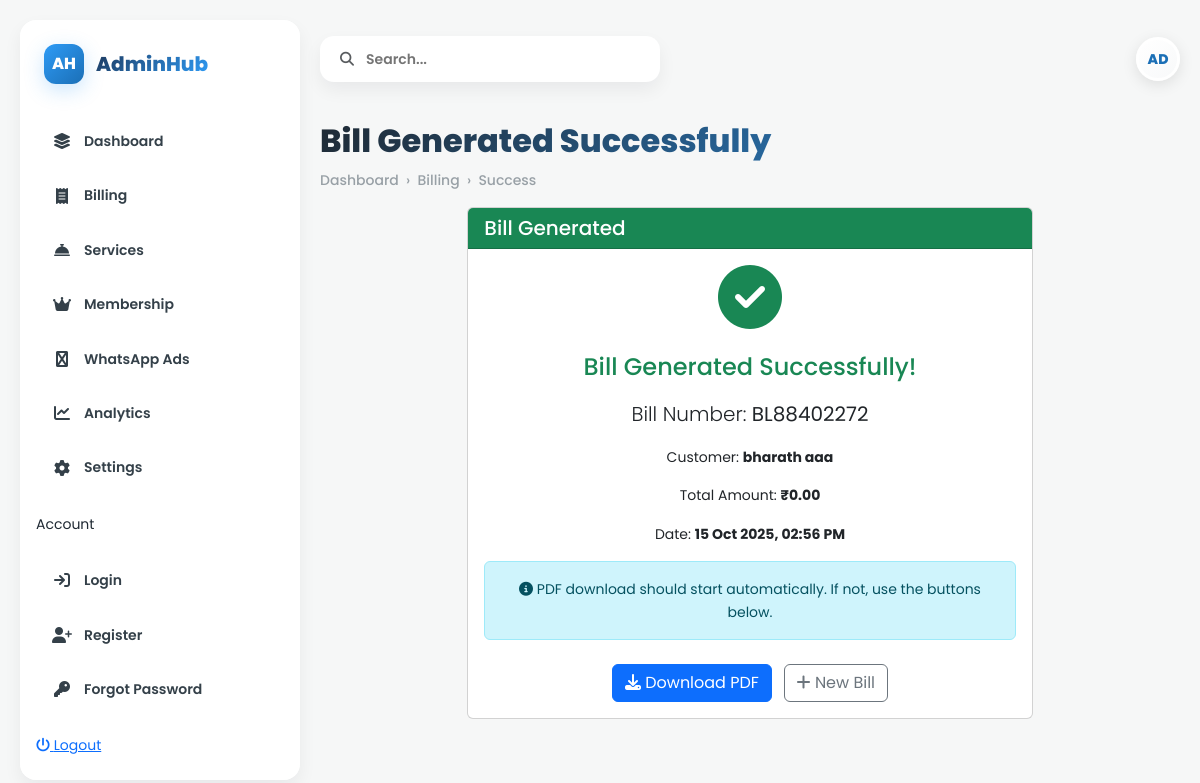
/billing/bill-success/1/ (signed in), run on the app's committed database.
### accounts/models.py (models this page shows, shortened)
class CustomUser(AbstractUser):
    phone = models.CharField(max_length=15, blank=True)
    groups = models.ManyToManyField(
        'auth.Group',
        verbose_name='groups',
        blank=True,
        help_text='The groups this user belongs to.',
        related_name='customuser_set',
        related_query_name='user',
    )
    user_permissions = models.ManyToManyField(
        'auth.Permission',
        verbose_name='user permissions',
        blank=True,
        help_text='Specific permissions for this user.',
        related_name='customuser_set',
        related_query_name='user',
    )

### billing/models.py (models this page shows, shortened)
class Bill(models.Model):
    bill_number = models.CharField(max_length=20, unique=True)
    customer = models.ForeignKey(Customer, on_delete=models.CASCADE)
    services = models.ManyToManyField('services.Service', through='BillService')
    subtotal = models.DecimalField(max_digits=10, decimal_places=2, default=0)
    tax_amount = models.DecimalField(max_digits=10, decimal_places=2, default=0)
    discount = models.DecimalField(max_digits=10, decimal_places=2, default=0)
    total_amount = models.DecimalField(max_digits=10, decimal_places=2, default=0)
    created_at = models.DateTimeField(auto_now_add=True)
    created_by = models.ForeignKey(User, on_delete=models.CASCADE)
    class Meta:
        ordering = ['-created_at']

class Customer(models.Model):
    name = models.CharField(max_length=100)
    email = models.EmailField(blank=True)
    mobile = models.CharField(max_length=15)
    address = models.TextField(blank=True)
    created_at = models.DateTimeField(auto_now_add=True)
    updated_at = models.DateTimeField(auto_now=True)
    class Meta:
        ordering = ['-created_at']

### billing/views.py (the view)
# urls.py: path('bill-success/<int:bill_id>/', views.bill_success, name='bill_success'),
@login_required
def bill_success(request, bill_id):
    print(f"=== BILL SUCCESS PAGE CALLED ===")  # Debug
    print(f"Bill ID: {bill_id}")  # Debug
    bill = get_object_or_404(Bill, id=bill_id)
    print(f"Bill found: {bill.bill_number}")  # Debug
    return render(request, 'billing/bill_success.html', {'bill': bill})

### templates/billing/bill_success.html (shortened to what this page needs)
{% extends 'base.html' %}
{% block content %}
<div class="container-fluid app">
    <aside class="sidebar">
        <div class="brand">
            <div class="logo-circle">AH</div>
            <h4>AdminHub</h4>
        </div>
        <ul class="nav-list">
            <li><a href="{% url 'dashboard' %}" class="nav-link-compact"><i class="fa fa-layer-group"></i> Dashboard</a></li>
            <li><a href="{% url 'billing:billing' %}" class="nav-link-compact"><i class="fa fa-receipt"></i> Billing</a></li>
            <li><a href="{% url 'services:service_list' %}" class="nav-link-compact"><i class="fa fa-concierge-bell"></i> Services</a></li>
            <li><a href="{% url 'membership_list' %}" class="nav-link-compact"><i class="fa fa-crown"></i> Membership</a></li>
            <li><a href="" class="nav-link-compact"><i class="fa fa-whatsapp"></i> WhatsApp Ads</a></li>
            <li><a href="#" class="nav-link-compact"><i class="fa fa-chart-line"></i> Analytics</a></li>
            <li><a href="#" class="nav-link-compact"><i class="fa fa-cog"></i> Settings</a></li>
        </ul>
        <span class="small-muted">Account</span>
        <ul class="nav-list">
            <li><a href="{% url 'login' %}" class="nav-link-compact"><i class="fa fa-sign-in"></i> Login</a></li>
            <li><a href="{% url 'register' %}" class="nav-link-compact"><i class="fa fa-user-plus"></i> Register</a></li>
            <li><a href="{% url 'forgot_password' %}" class="nav-link-compact"><i class="fa fa-key"></i> Forgot Password</a></li>
        </ul>
        <a href="{% url 'logout' %}" class="logout" id="logoutBtn"><i class="fa fa-power-off"></i> Logout</a>
    </aside>
    <main class="panel">
        <header class="topbar">
            <div class="d-flex align-items-center gap-2 flex-wrap">
                <div class="searchbox">
                    <i class="fa fa-search text-muted"></i>
                    <input type="text" placeholder="Search..." />
                </div>
            </div>
            <div class="d-flex align-items-center gap-3 flex-wrap">
                <div class="avatar">{{ user.username|slice:":2"|upper }}</div>
            </div>
        </header>
        <section class="content-section">
            <div class="dashboard-title">
                <h1>Bill Generated Successfully</h1>
                <div class="breadcrumb">Dashboard &nbsp;›&nbsp; Billing &nbsp;›&nbsp; Success</div>
            </div>
            <div class="row justify-content-center">
                <div class="col-md-8">
                    <div class="card">
                        <div class="card-header bg-success text-white">
                            <h5 class="mb-0">Bill Generated</h5>
                        </div>
                        <div class="card-body text-center">
                            <div class="mb-4">
                                <i class="fa fa-check-circle text-success" style="font-size: 4rem;"></i>
                            </div>
                            <h4 class="text-success mb-3">Bill Generated Successfully!</h4>
                            <p class="lead">Bill Number: <strong>{{ bill.bill_number }}</strong></p>
                            <p>Customer: <strong>{{ bill.customer.name }}</strong></p>
                            <p>Total Amount: <strong>₹{{ bill.total_amount|floatformat:2 }}</strong></p>
                            <p>Date: <strong>{{ bill.created_at|date:"d M Y, h:i A" }}</strong></p>
                            <div class="alert alert-info mt-3">
                                <i class="fa fa-info-circle"></i>
                                PDF download should start automatically. If not, use the buttons below.
                            </div>
                            <div class="mt-4">
                                <a href="{% url 'billing:download_pdf' bill.id %}" class="btn btn-primary me-2" target="_blank">
                                    <i class="fa fa-download"></i> Download PDF
                                </a>
                                <a href="{% url 'billing:billing' %}" class="btn btn-outline-secondary">
                                    <i class="fa fa-plus"></i> New Bill
                                </a>
                            </div>
                        </div>
                    </div>
                </div>
            </div>
        </section>
    </main>
</div>
{% endblock %}

### static/css/style.css (style rules this page uses)
:root { --bg: #f6f7f7; --panel: #ffffff; --muted: #98a0a6; --accent: #2e9bf6; --soft: #eef2f4; --shadow: 0 8px 18px rgba(18,24,33,0.06); --success: #28a745; --warning: #ffc107; --danger: #dc3545; --border-radius: 16px; --transition: all 0.3s cubic-bezier(0.4, 0, 0.2, 1); }
* { box-sizing: border-box; margin: 0; padding: 0; }
body { font-family: "Poppins", -apple-system, BlinkMacSystemFont, sans-serif; background: var(--bg); color: #1f2933; font-size: 14px; line-height: 1.6; overflow-x: hidden; }
.app { display: flex; min-height: 100vh; gap: 20px; padding: 20px; transition: var(--transition); }
aside.sidebar { width: 280px; background: var(--panel); border-radius: var(--border-radius); padding: 24px 16px; box-shadow: var(--shadow); height: calc(100vh - 40px); position: sticky; top: 20px; overflow-y: auto; transition: var(--transition); backdrop-filter: blur(10px); }
.brand { display: flex; align-items: center; gap: 12px; margin-bottom: 32px; padding: 0 8px; }
.logo-circle { width: 40px; height: 40px; border-radius: 12px; background: linear-gradient(135deg, #2e9bf6, #1b6fb6); color: #fff; display: flex; align-items: center; justify-content: center; font-weight: 800; font-size: 16px; box-shadow: 0 6px 20px rgba(46,155,246,0.25); }
.brand h4 { font-weight: 800; font-size: 20px; background: linear-gradient(135deg, #1e3a5f, #2e9bf6); -webkit-background-clip: text; -webkit-text-fill-color: transparent; margin: 0; }
.nav-list { list-style: none; padding: 0; margin: 20px 0; }
.nav-link-compact { display: flex; align-items: center; gap: 12px; padding: 14px 16px; border-radius: 12px; color: #344049; font-weight: 600; text-decoration: none; transition: var(--transition); margin-bottom: 4px; }
.nav-link-compact i { width: 20px; text-align: center; font-size: 16px; }
main.panel { flex: 1; display: flex; flex-direction: column; min-width: 0; }
header.topbar { display: flex; align-items: center; justify-content: space-between; flex-wrap: wrap; gap: 16px; margin-bottom: 24px; padding: 16px 0; }
.searchbox { display: flex; align-items: center; gap: 12px; background: var(--panel); padding: 12px 20px; border-radius: 14px; box-shadow: var(--shadow); min-width: 280px; flex: 1; max-width: 400px; transition: var(--transition); }
.searchbox input { border: 0; outline: 0; background: transparent; width: 100%; font-weight: 600; font-size: 14px; }
.avatar { width: 44px; height: 44px; border-radius: 50%; background: linear-gradient(135deg, #fff, #f8f9fa); border: 3px solid #fff; box-shadow: 0 4px 15px rgba(0,0,0,0.1); display: flex; align-items: center; justify-content: center; font-weight: 800; color: #1b6fb6; font-size: 14px; }
.dashboard-title h1 { font-size: 32px; font-weight: 800; margin: 0; background: linear-gradient(135deg, #1f2933, #2e9bf6); -webkit-background-clip: text; -webkit-text-fill-color: transparent; }
.breadcrumb { color: var(--muted); font-size: 14px; margin-top: 8px; font-weight: 500; }
.brand { display: flex; align-items: center; gap: 12px; margin-bottom: 32px; padding: 0 8px; position: relative; }

### data on the page
CustomUser: username "AD"
Bill: bill_number "BL88402272", customer.name "bharath aaa", total_amount "0.00", created_at "15 Oct 2025, 02:56 PM"
